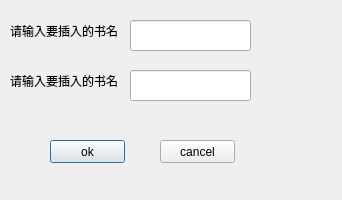
<?xml version="1.0" encoding="UTF-8"?>
<ui version="4.0">
 <class>w_addBook</class>
 <widget class="QDialog" name="w_addBook">
  <property name="geometry">
   <rect>
    <x>0</x>
    <y>0</y>
    <width>342</width>
    <height>200</height>
   </rect>
  </property>
  <property name="windowTitle">
   <string>Dialog</string>
  </property>
  <widget class="QLabel" name="label">
   <property name="geometry">
    <rect>
     <x>10</x>
     <y>20</y>
     <width>111</width>
     <height>21</height>
    </rect>
   </property>
   <property name="text">
    <string>请输入要插入的书名：</string>
   </property>
  </widget>
  <widget class="QLabel" name="label_2">
   <property name="geometry">
    <rect>
     <x>10</x>
     <y>70</y>
     <width>111</width>
     <height>21</height>
    </rect>
   </property>
   <property name="text">
    <string>请输入要插入的书名：</string>
   </property>
  </widget>
  <widget class="QLineEdit" name="bookname">
   <property name="geometry">
    <rect>
     <x>130</x>
     <y>20</y>
     <width>121</width>
     <height>31</height>
    </rect>
   </property>
  </widget>
  <widget class="QLineEdit" name="bookname_2">
   <property name="geometry">
    <rect>
     <x>130</x>
     <y>70</y>
     <width>121</width>
     <height>31</height>
    </rect>
   </property>
  </widget>
  <widget class="QPushButton" name="pushButtonOK">
   <property name="geometry">
    <rect>
     <x>50</x>
     <y>140</y>
     <width>75</width>
     <height>23</height>
    </rect>
   </property>
   <property name="text">
    <string>ok</string>
   </property>
  </widget>
  <widget class="QPushButton" name="pushButtonCancel">
   <property name="geometry">
    <rect>
     <x>160</x>
     <y>140</y>
     <width>75</width>
     <height>23</height>
    </rect>
   </property>
   <property name="text">
    <string>cancel</string>
   </property>
  </widget>
 </widget>
 <resources/>
 <connections/>
</ui>
